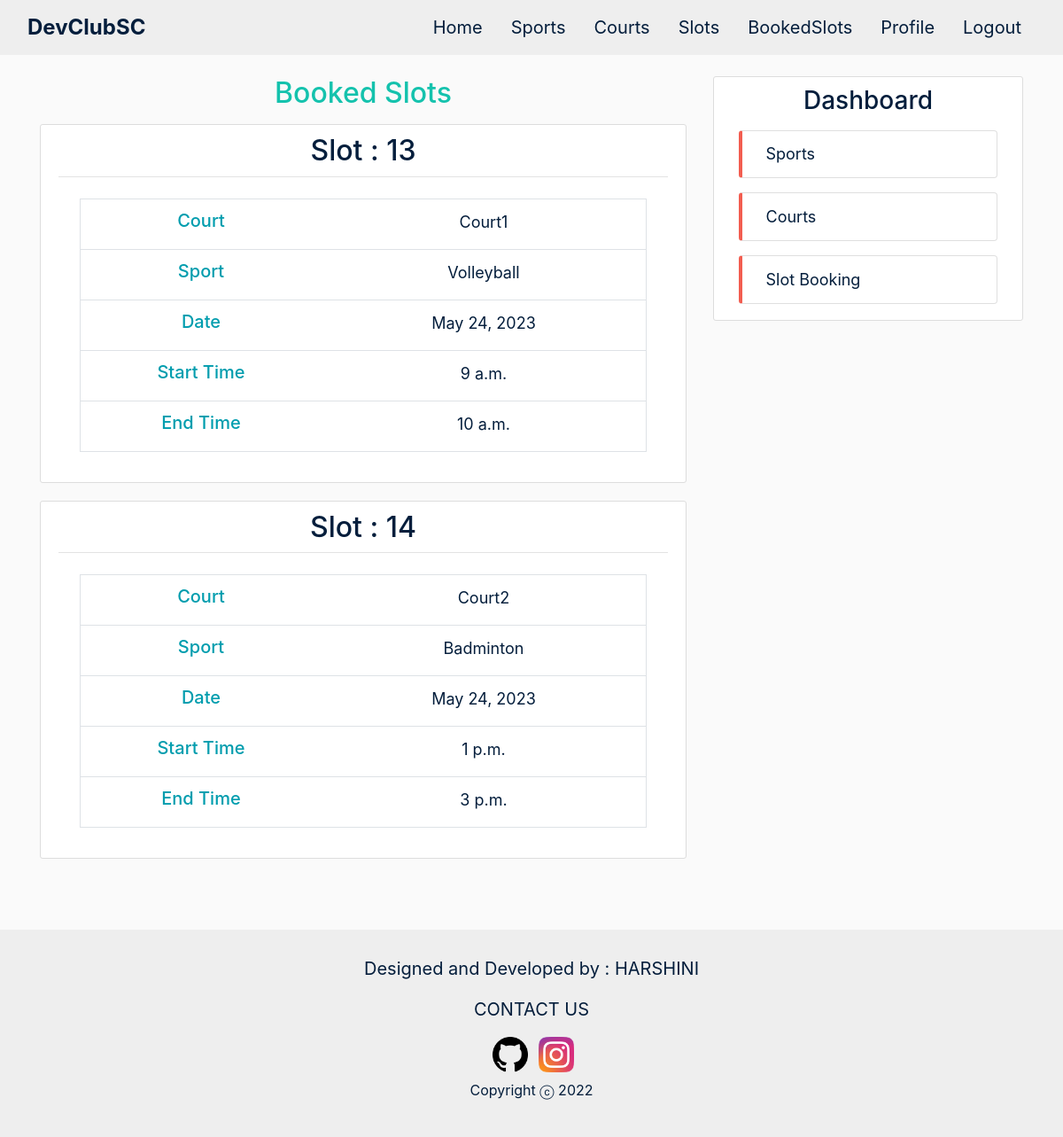
The app's page /bookedslots/ (signed in) with its own data.
### sports/models.py (models this page shows, shortened)
class Slot(models.Model):
    sport = models.ForeignKey(Sport, on_delete=models.CASCADE, default='')
    court = models.ForeignKey(Court, on_delete=models.CASCADE, default='')
    date = models.DateField()
    start_time = models.TimeField()
    end_time = models.TimeField()

class Sport(models.Model):
    name = models.CharField(max_length=100)
    courts = models.ManyToManyField(Court, blank=True)

### courts/models.py (models this page shows, shortened)
class Court(models.Model):
    name = models.CharField(max_length=100)
    capacity = models.IntegerField()

### sports/views.py (the view)
# urls.py: path('bookedslots/', BookedSlotListView.as_view(), name='bookedslots-home'),
class BookedSlotListView(LoginRequiredMixin, UserPassesTestMixin,ListView):
    model = Booked_Slot
    template_name = 'sports/bookedslots.html'
    context_object_name = 'slots_unused'
    extra_context = {'staffs': Staff.objects.all(), 'sports': Sport.objects.all(),
                     'booked_slots': Booked_Slot.objects.first(), 'today': datetime.date.today()}
    def test_func(self):
        if self.request.user.email.startswith('staff') or self.request.user.is_superuser:
            return True
        return False

### sports/templates/sports/bookedslots.html
{% extends 'sports/base.html' %}
{% block content %}
<h2 class=" green-col article-title sport-title centre-text mb-3">Booked Slots</h2>
{% for slot in booked_slots.slots.all %}
    {% if slot.date == today %}
    <article class="media content-section shadow-box">
        <div class="media-body">
            <div class="article-metadata sport-title-div">
                <h2><a class="article-title sport-title" href="{% url 'slots-detail' slot.id %}">Slot : {{slot.id}}</h2>
            </div>
            <div class=" mx-4 my-4">
                <table class="table table-hover border rounded">
                    <tbody>
                    <tr>
                        <th scope="row" class='centre-text'><h5 class="centre-text side-header mb-2">Court</h5></th>
                        <td class='centre-text px-4'>
                            <a class="small-text small-a" href="{% url 'courts-detail' slot.court.id %}">{{ slot.court.name }}</a>
                        </td>
                    </tr>
                    <tr>
                        <th scope="row" class='centre-text'><h5 class="centre-text side-header mb-2">Sport</h5></th>
                        <td class='centre-text px-4'>
                            <a class="small-text small-a" href="{% url 'sports-detail' slot.sport.id %}">{{ slot.sport.name }}</a>
                        </td>
                    </tr>
                    <tr>
                        <th scope="row" class='centre-text'><h5 class="centre-text side-header mb-2">Date</h5></th>
                        <td class='centre-text px-4'>
                            <a class="small-text small-a" href="#">{{ slot.date }}</a>
                        </td>
                    </tr>
                    <tr>
                        <th scope="row" class='centre-text'><h5 class="centre-text side-header mb-2">Start Time</h5></th>
                        <td class='centre-text px-4'>
                            <a class="small-text small-a" href="#">{{ slot.start_time }}</a>
                        </td>
                    </tr>
                    <tr>
                        <th scope="row" class='centre-text'><h5 class="centre-text side-header mb-2">End Time</h5></th>
                        <td class='centre-text px-4'>
                            <a class="small-text small-a" href="#">{{ slot.end_time }}</a>
                        </td>
                    </tr>
                    </tbody>
                </table>
            </div>
        </div>
    </article>
    {% endif %}
{% endfor %}
{% endblock content %}

### sports/static/sports/main.css (style rules this page uses)
body { background: #fafafa; color: #444444; padding-top: 62px; }
h1, h2, h3, h4, h5, h6 { color: #444444; }
.content-section { background: #ffffff; padding: 10px 20px; border: 1px solid #dddddd; border-radius: 3px; margin-bottom: 20px; }
.article-title { color: #041e3c; }
.article-metadata { padding-bottom: 1px; margin-bottom: 4px; border-bottom: 1px solid #e3e3e3; text-align: center; }
.centre-text { text-align: center; }
.side-header { color: #009DAE; }
.small-text { font-size: 18px; color: #041e3c; }
.shadow-box { transition: 0.5s; }
.green-col { color: #14c2ad !important; }

### records on screen
Slot: id "13", court.name "Court1", sport.name "Volleyball", date "May 24, 2023", start_time "9 a.m.", end_time "10 a.m."
Slot: id "14", court.name "Court2", sport.name "Badminton", date "May 24, 2023", start_time "1 p.m.", end_time "3 p.m."
